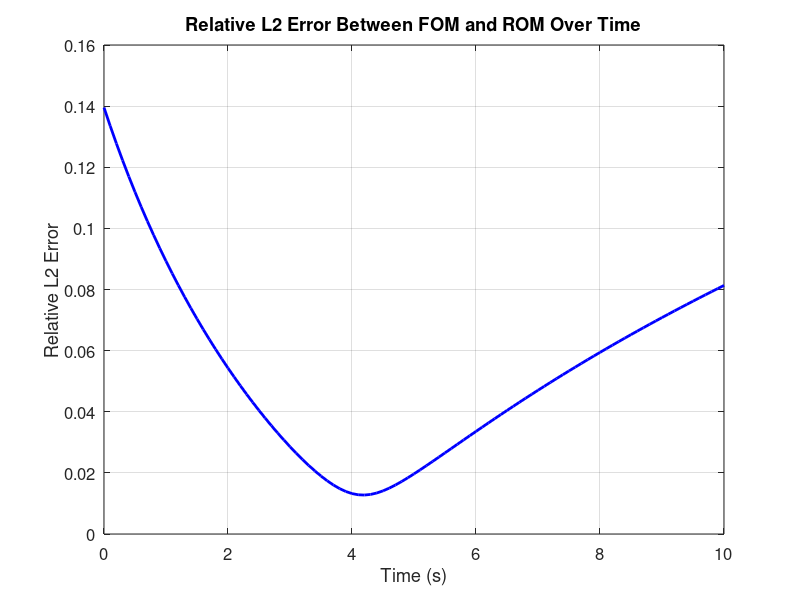
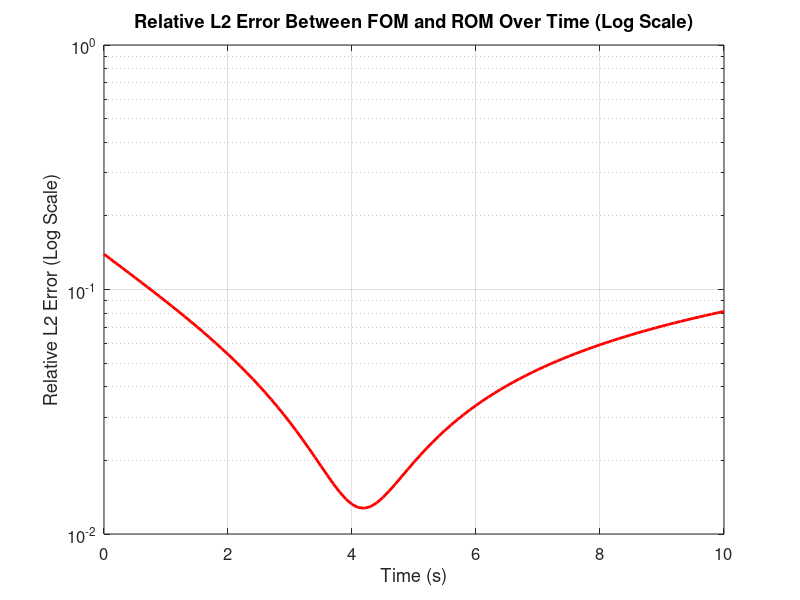

Source code (MATLAB) for these figures, in order:
% Galerkin POD Implementation for Heated Aluminum Plate with Constant Temperature Boundaries

%% Step 1: Discretize the 2D Heat Equation Using Finite Differences

% Spatial discretization
nx = 50;        % Number of interior grid points in x
ny = 50;        % Number of interior grid points in y
Lx = 1.0;       % Length of the plate in x-direction (meters)
Ly = 1.0;       % Length of the plate in y-direction (meters)
dx = Lx / (nx + 1);
dy = Ly / (ny + 1);
x = linspace(0, Lx, nx+2);  % Including boundary points
y = linspace(0, Ly, ny+2);
[X_grid, Y_grid] = meshgrid(x, y);

% Temporal discretization
dt = 0.1;        % Time step (seconds)
Tf = 10.0;       % Final time (seconds)
nt = ceil(Tf/dt);% Number of time steps
time = linspace(0, Tf, nt+1);

% Initial condition: Uniform temperature
T_initial = 300;  % Kelvin
T0 = T_initial * ones(nx+2, ny+2);  % Including boundary points
T0(:,1) = 300;        % Left boundary
T0(:,end) = 300;      % Right boundary
T0(1,:) = 300;        % Bottom boundary
T0(end,:) = 300;      % Top boundary

% Reshape T into a column vector for computations (interior points only)
T = T0(2:end-1, 2:end-1); % Remove boundary points
T = T(:);                   % Vectorize

% Assemble the finite difference matrix
alpha = 9.7e-5;  % Thermal diffusivity of aluminum (m^2/s)

% Number of interior points
N = nx * ny;

% Create the 1D Laplacian in x-direction
e = ones(nx,1);
T_x = spdiags([e -2*e e], -1:1, nx, nx);
I_x = speye(nx);
L_x = kron(I_x, T_x) / dx^2;

% Create the 1D Laplacian in y-direction
T_y = spdiags([e -2*e e], -1:1, ny, ny);
I_y = speye(ny);
L_y = kron(T_y, I_y) / dy^2;

% Total Laplacian
L = L_x + L_y;

% Identity matrix
I = speye(N);

% System matrix for implicit Euler
A = I - dt * alpha * L;

%% Step 2: Generate Snapshots by Solving the Full-Order Model

% Preallocate snapshot matrix
snapshots = zeros(N, nt+1);
snapshots(:,1) = T;

% Time-stepping loop
fprintf('Solving the full-order model...\n');
for k = 1:nt
    % Solve A * T_new = T_old
    T = A \ T;
    
    % Since boundary conditions are constant and incorporated in A,
    % no additional steps are needed to enforce them
    
    % Store the snapshot
    snapshots(:,k+1) = T;
    
    % Optional: Display progress every 10%
    if mod(k, ceil(nt/10)) == 0
        fprintf('Completed %d%% of full-order simulation.\n', round(100*k/nt));
    end
end

% Transpose snapshots to have snapshots as columns
X = snapshots;

%% Step 3: Perform Proper Orthogonal Decomposition (POD)

fprintf('Performing Proper Orthogonal Decomposition (POD)...\n');

% Perform SVD
[U, S, V] = svd(X, 'econ');

% Determine the number of modes to retain (e.g., 99% energy)
singular_values = diag(S);
energy = cumsum(singular_values.^2) / sum(singular_values.^2);
r = find(energy >= 0.99, 1, 'first');  % Number of modes

fprintf('Number of POD modes retained: %d\n', r);

% Truncate to r modes
U_r = U(:,1:r);
S_r = S(1:r,1:r);
V_r = V(:,1:r);

%% Step 4: Construct the Galerkin Reduced-Order Model

fprintf('Constructing the Galerkin reduced-order model...\n');

% Project the system matrix A onto the reduced basis
A_r = U_r' * A * U_r;

% Precompute the inverse of A_r
A_r_inv = inv(A_r);

% Initialize reduced coefficients
a_r = U_r' * X(:,1);  % Initial condition in reduced space

% Preallocate for reduced snapshots
a_r_snapshots = zeros(r, nt+1);
a_r_snapshots(:,1) = a_r;

% Time-stepping loop for reduced-order model
fprintf('Simulating the reduced-order model...\n');
for k = 1:nt
    % Update reduced coefficients
    a_r = A_r_inv * a_r;
    
    % Store the reduced coefficients
    a_r_snapshots(:,k+1) = a_r;
end

%% Step 5: Reconstruct the Full Solution from Reduced-Order Model

fprintf('Reconstructing the full solution from the reduced-order model...\n');

% Reconstruct snapshots from reduced coefficients
X_reconstructed = U_r * a_r_snapshots;

%% Step 6: Compare Full-Order and Reduced-Order Models

% Compute the Relative L2 Error at Each Time Step
fprintf('Computing the Relative L2 Error at each time step...\n');

% Initialize error vector
relative_error = zeros(1, nt+1);

for k = 1:nt+1
    % Extract the full-order and reduced-order solutions at time step k
    T_full_k = X(:,k);
    T_reduced_k = X_reconstructed(:,k);
    
    % Compute the L2 norm of the difference
    numerator = norm(T_full_k - T_reduced_k, 2);
    
    % Compute the L2 norm of the full-order solution
    denominator = norm(T_full_k, 2);
    
    % Compute the relative error
    relative_error(k) = numerator / denominator;
end

% Plot the Relative L2 Error Over Time
figure;
plot(time, relative_error, 'b-', 'LineWidth', 2);
xlabel('Time (s)', 'FontSize', 12);
ylabel('Relative L2 Error', 'FontSize', 12);
title('Relative L2 Error Between FOM and ROM Over Time', 'FontSize', 14);
grid on;
set(gca, 'FontSize', 12);

% Optionally, plot error on a logarithmic scale for better visibility
figure;
semilogy(time, relative_error, 'r-', 'LineWidth', 2);
xlabel('Time (s)', 'FontSize', 12);
ylabel('Relative L2 Error (Log Scale)', 'FontSize', 12);
title('Relative L2 Error Between FOM and ROM Over Time (Log Scale)', 'FontSize', 14);
grid on;
set(gca, 'FontSize', 12);

% Additionally, display the maximum error and when it occurs
[max_error, max_idx] = max(relative_error);
fprintf('Maximum Relative L2 Error: %.4f at time t = %.2f seconds.\n', max_error, time(max_idx));

% Optionally, plot the error over time as a single plot with
